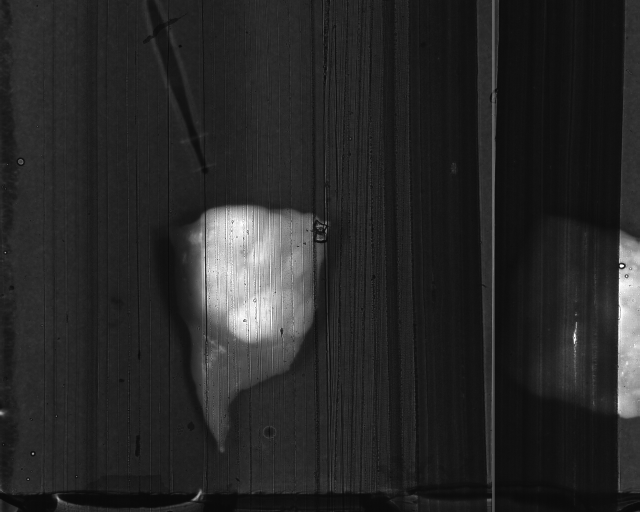
#> input picture wcf/WCF_20200110153855015100539.bmp, 1280 x 1024 px (shown at 1/2 size); its folder holds 4 pictures in this run; the run also reads 1 picture not shown here
$ python new_version_average.py
#> lines starting #> are read from the running program, lines starting #| are printed output that depends on the picture; pictures that were not available may be replaced by others from this repository, and a replacement may not be noted
from __future__ import division
from PIL import Image
from matplotlib import pyplot as plt
import cv2
import numpy as np
import time
import os
import pdb
import scipy.io as sio

# parameters
start_time = time.time()
# path = '/Users/nickki/Documents/Spec905/system/test/201903/20190319_10mhz_1.8vpp/'
# path = '/Users/nickki/Documents/Spec905/system/test/202001/wcf/'
path = './wcf/'
files = os.listdir(path[0:-1])
datacube_name = 'test202001.mat'
datacube_key = datacube_name[0:-4]
cliped_y0 = 100
cliped_y1 = 1000
height = 1024
cut_w = 15
# coor number
dim = 15

files.sort()
num_img = 41
# imread all images into 3 parts
# average image
files = files[1:-1]
img0 = cv2.imread(path + files[0], 0)
#> img0 is the input picture: shape (1024, 1280); min 0, max 255, mean 39.5
avg_img = img0.astype(np.float64)
for img_file in files[0:]:
    avg_img = avg_img + cv2.imread(path + img_file, 0)
#> avg_img: shape (1024, 1280) float64; min 0, max 510, mean 79
#> pass 2 of the loop `for img_file in files[0:]:`:
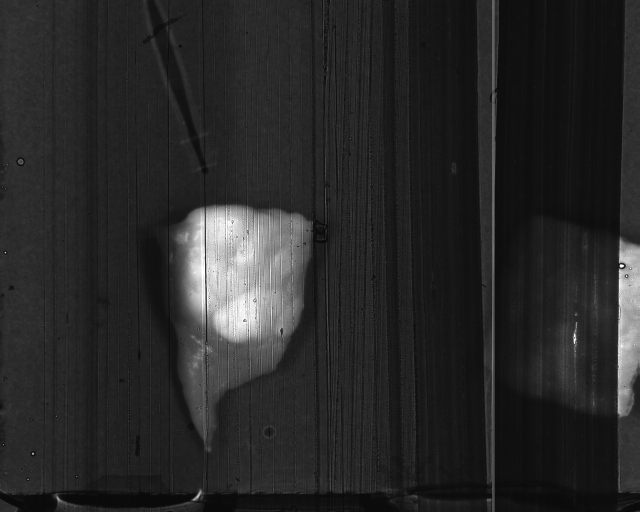
#> input picture wcf/WCF_20200110153855015100540.bmp, 1280 x 1024 px (shown at 1/2 size)
avg_img = avg_img / len(files)
image = [cv2.imread(path + img_file, 0) for img_file in files]
#> image = 2 items

runpoint = time.time()

templt_1 = cv2.imread('./template/temp_3.tif', 0)
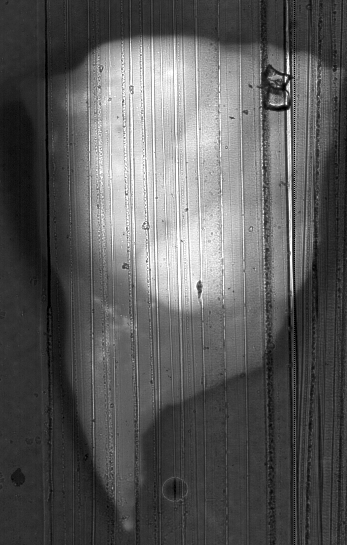
#> input picture template/temp_3.bmp, 347 x 545 px, given in place of temp_3.tif, which was not available
#> templt_1 is the input picture: shape (545, 347); min 0, max 255, mean 90.8
templt_2 = cv2.imread('./template/temp_1.tif', 0)
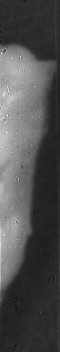
#> input picture template/temp_1.tif, 60 x 352 px
#> templt_2 is the input picture: shape (352, 60); min 23, max 255, mean 79.8
templt_3 = cv2.imread('./template/temp_1.tif', 0)
templts = [templt_1, templt_2, templt_3]
num_img_1 = 20
num_img_2 = 21
# [7 lines of commented-out code are left out]
coor = [
    89, 111, 134, 155, 177, 197, 217, 238, 258, 278, 299, 319, 410, 433, 454
]
# the coordinates of the upleft corner of the image
upleft = []
# the distance(diff) between cut[i] and cut[0]
diff = []


def get_match_locX(img, templt, last_locX):
    if last_locX is None:
        match = cv2.matchTemplate(img, templt, cv2.TM_CCOEFF_NORMED)
        _, _, _, maxLoc = cv2.minMaxLoc(match)
        maxLocX = maxLoc[0]
    else:
        h, w = templt.shape
        move_range = 5
        img = img[:, last_locX - move_range:last_locX + w]
        match = cv2.matchTemplate(img, templt, cv2.TM_CCOEFF_NORMED)
        _, _, _, tmpLoc = cv2.minMaxLoc(match)
        maxLocX = last_locX - move_range + tmpLoc[0]
    return maxLocX


# calculate diff
last_locX_1, last_locX_2, last_locX_3 = None, None, None
last_locXs = [None, None, None]
upleft_last = 0
templt_id = 0
upleft_referer = None
referer_move = 0
for i in range(num_img):
    print(str(i))
    img_i = cv2.imread(path + files[i], 0) - avg_img
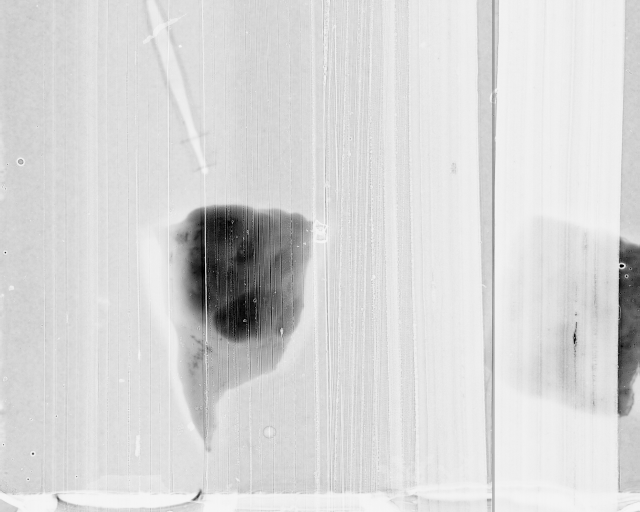
#> img_i: shape (1024, 1280) float64 (shown at 1/2 size); min -127.5, max 0, mean -20.05; drawn with min black and max white
    img_i = ((img_i - img_i.min()) / (img_i.max() - img_i.min()) * 255).astype('uint8')
    print('image:', str(i + 1), ':')
    t0 = time.time()

    # change template
    if i > 0 and upleft_last < 100:
        maxLocX_temp = get_match_locX(img_i, templts[templt_id],
                                      last_locXs[templt_id])
        referer_move = upleft_referer - maxLocX_temp
        templt_id += 1

    maxLocX = get_match_locX(img_i, templts[templt_id],
                             last_locXs[templt_id])
#> in get_match_locX, `match = cv2.matchTemplate(img, templt, cv2.TM_CCOEFF_NORMED)`:
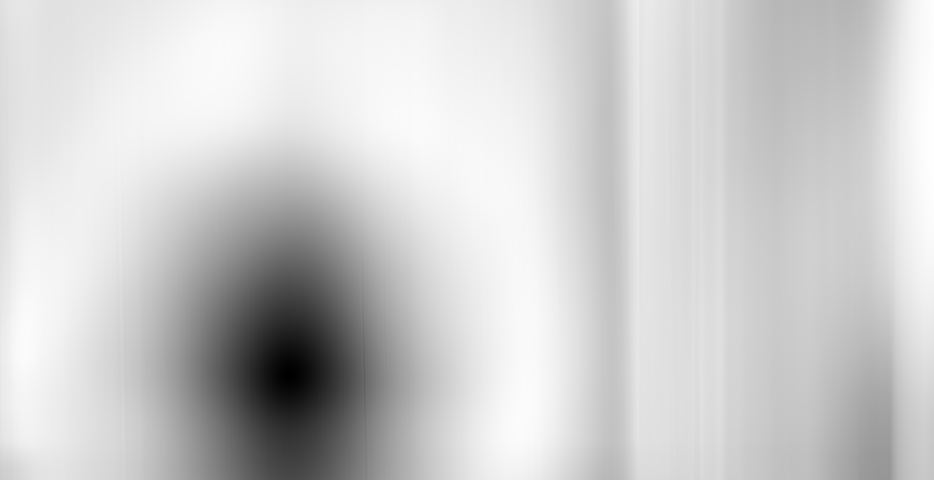
#> match: shape (480, 934) float32; min -0.916, max 0.279, mean 0.0493; drawn with min black and max white
#> in get_match_locX, `_, _, _, maxLoc = cv2.minMaxLoc(match)`: maxLoc = (933, 140)
#> in get_match_locX, `maxLocX = maxLoc[0]`: maxLocX = 933
#> maxLocX = 933

    last_locXs[templt_id] = maxLocX
    # change upleft referer
    if upleft_last < 100:
        upleft_referer = maxLocX + referer_move
#> upleft_referer = 933
    diff.append(upleft_referer - maxLocX)
    upleft_last = maxLocX
#> upleft_last = 933
    print(upleft_last)
#| 933
    print('(', str(diff[i]), ')')
#| ( 0 )
    print('elisp time: %f s' % (time.time() - t0))
#> pass 2 of the loop `for i in range(num_img):`:
#> `img_i = cv2.imread(path + files[i], 0) - avg_img`:
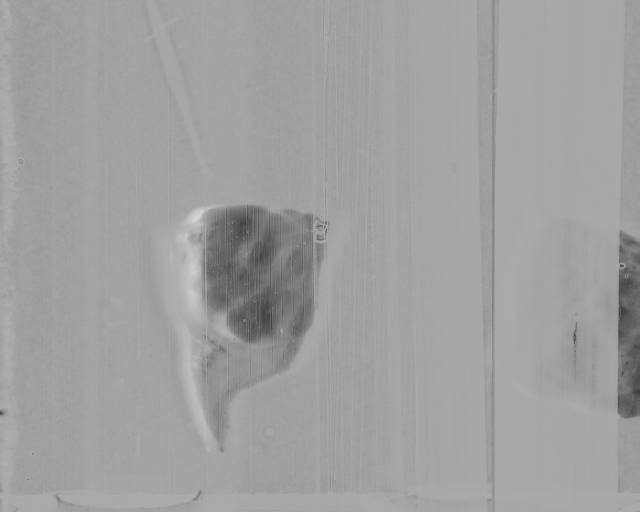
#> img_i: shape (1024, 1280) float64 (shown at 1/2 size); min -249.5, max 116.5, mean -19.4; drawn with min black and max white
#> in get_match_locX (call 2), `img = img[:, last_locX - move_range:last_locX + w]`:
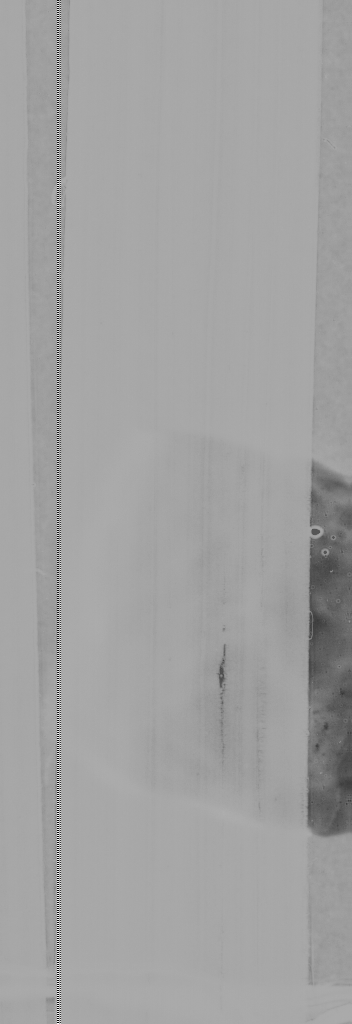
#> img: shape (1024, 352); min 0, max 255, mean 161.6
#> in get_match_locX (call 2), `match = cv2.matchTemplate(img, templt, cv2.TM_CCOEFF_NORMED)`: match = 480 rows, first 6: [0.175, 0.177, 0.179, 0.181, 0.184, 0.184], [0.175, 0.177, 0.179, 0.181, 0.184, 0.184], [0.175, 0.177, 0.18, 0.182, 0.184, 0.185], [0.176, 0.177, 0.18, 0.182, 0.184, 0.185], [0.176, 0.178, 0.18, 0.183, 0.185, 0.185], [0.176, 0.178, 0.181, 0.183, 0.185, 0.185]
#> tmpLoc = (5, 192)
#| 933
#| ( 0 )
#> (the run stopped early here; a loop or call above may not have finished)
